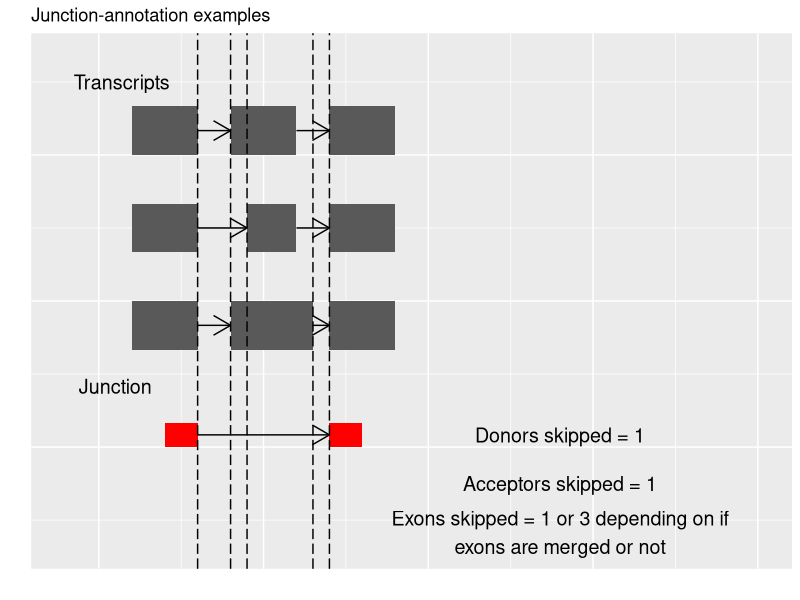
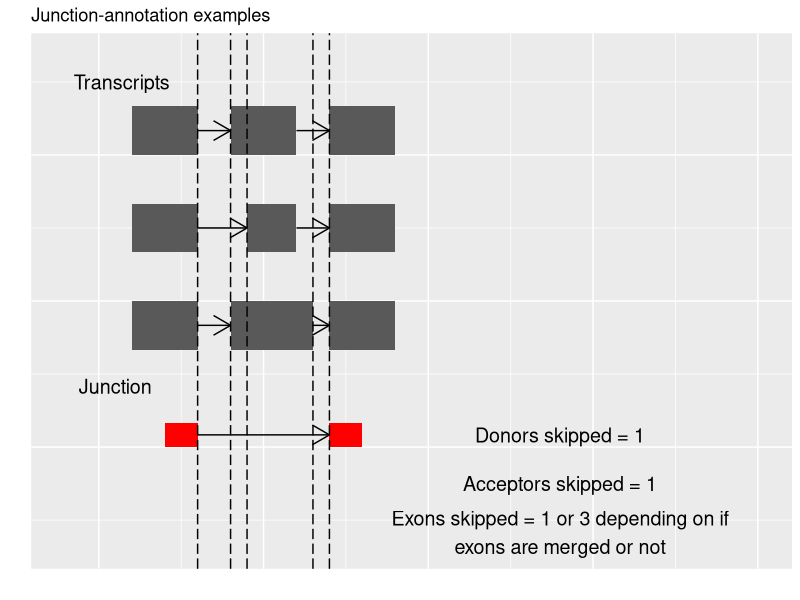

Generate these figures, in order, with R:
#! /usr/bin/Rscript

library(ggplot2)
library(grid)

#https://stackoverflow.com/questions/25106508/ggplot2-is-there-an-easy-way-to-wrap-annotation-text
wrapper <- function(x, ...) paste(strwrap(x, ...), collapse = "\n")

#Setup plot skeleton
p <- ggplot() + ylim(10, 110) + xlim(-10, 200) + theme(axis.text = element_blank()) + xlab("") + ylab("")+ theme(axis.ticks = element_blank()) + ggtitle("Junction-annotation examples")

#Topmost transcript
p <- p + geom_rect(aes(xmin = 10, ymin = 90, xmax = 30, ymax = 100)) + geom_rect(aes(xmin = 40, ymin = 90, xmax = 60, ymax = 100)) + geom_rect(aes(xmin = 70, ymin = 90, xmax = 90, ymax = 100)) + geom_segment(aes(x = 30, y = 95, xend = 40, yend = 95), arrow = arrow(length = unit(0.5, "cm"))) + geom_segment(aes(x = 60, y = 95, xend = 70, yend = 95), arrow = arrow(length = unit(0.5, "cm")))
p <- p + geom_rect(aes(xmin = 10, ymin = 70, xmax = 30, ymax = 80)) + geom_rect(aes(xmin = 45, ymin = 70, xmax = 60, ymax = 80)) + geom_rect(aes(xmin = 70, ymin = 70, xmax = 90, ymax = 80)) + geom_segment(aes(x = 30, y = 75, xend = 45, yend = 75), arrow = arrow(length = unit(0.5, "cm"))) + geom_segment(aes(x = 60, y = 75, xend = 70, yend = 75), arrow = arrow(length = unit(0.5, "cm")))
p <- p + geom_rect(aes(xmin = 10, ymin = 50, xmax = 30, ymax = 60)) + geom_rect(aes(xmin = 40, ymin = 50, xmax = 65, ymax = 60)) + geom_rect(aes(xmin = 70, ymin = 50, xmax = 90, ymax = 60)) + geom_segment(aes(x = 30, y = 55, xend = 40, yend = 55), arrow = arrow(length = unit(0.5, "cm"))) + geom_segment(aes(x = 65, y = 55, xend = 70, yend = 55), arrow = arrow(length = unit(0.5, "cm")))

#Plot junctions
p <- p + geom_rect(aes(xmin = 20, ymin = 30, xmax = 30, ymax = 35), fill = "red") + geom_rect(aes(xmin = 70, ymin = 30, xmax = 80, ymax = 35), fill = "red") + geom_segment(aes(x = 30, y = 32.5, xend = 70, yend = 32.5), arrow = arrow(length = unit(0.5, "cm")))

#Add labels
p <- p + annotate("text", label = "Transcripts", x = 7, y = 105, size = 5)
p <- p + annotate("text", label = "Junction", x = 5, y = 42.5, size = 5)
p <- p + annotate("text", label = "Donors skipped = 1", x = 140, y = 32.5, size = 5)
p <- p + annotate("text", label = "Acceptors skipped = 1", x = 140, y = 22.5, size = 5)
p <- p + annotate("text",
                  label = wrapper("Exons skipped = 1 or 3 depending on if exons are merged or not", width = 40),
                  x = 140, y = 12.5, size = 5)


#Add lines to make it clear
p <- p + geom_vline(xintercept = 30, linetype = "longdash") + geom_vline(xintercept = 40, linetype = "longdash") + geom_vline(xintercept = 45, linetype = "longdash")+ geom_vline(xintercept = 65, linetype = "longdash")+ geom_vline(xintercept = 70, linetype = "longdash")

print(p)
ggsave("junction_annotation_examples.png")

